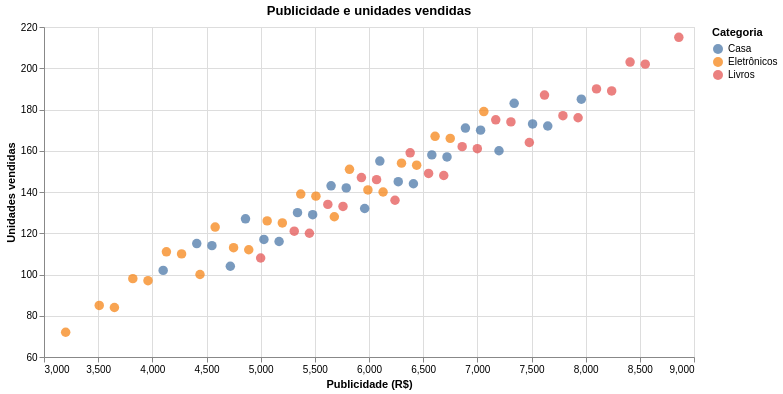

Notebook cell for this chart:
### Markdown cell above
## 5. Relação entre medidas — dispersão

A posição mostra duas medidas; cor e forma acrescentam categorias. O tamanho foi mantido constante para evitar informação redundante.

### Code cell
alt.Chart(vendas).mark_circle(size=90, opacity=0.75).encode(
    x=alt.X("publicidade:Q", title="Publicidade (R$)", scale=alt.Scale(zero=False)),
    y=alt.Y("unidades:Q", title="Unidades vendidas", scale=alt.Scale(zero=False)),
    color=alt.Color("categoria:N", title="Categoria"),
    shape=alt.Shape("regiao:N", title="Região"),
    tooltip=["mes:T", "categoria:N", "regiao:N", "publicidade:Q", "unidades:Q"]
).properties(width=650, height=330, title="Publicidade e unidades vendidas")

### Figure 1 — Vega-Lite specification as saved in the notebook (floating-point values rounded to 4 significant figures)
{"config": {"view": {"continuousWidth": 400, "continuousHeight": 300}}, "data": {"name": "data-6453d17de02e8fb99abd3918cc4fae13"}, "mark": {"type": "circle", "opacity": 0.75, "size": 90}, "encoding": {"color": {"field": "categoria", "title": "Categoria", "type": "nominal"}, "shape": {"field": "regiao", "title": "Região", "type": "nominal"}, "tooltip": [{"field": "mes", "type": "temporal"}, {"field": "categoria", "type": "nominal"}, {"field": "regiao", "type": "nominal"}, {"field": "publicidade", "type": "quantitative"}, {"field": "unidades", "type": "quantitative"}], "x": {"field": "publicidade", "scale": {"zero": false}, "title": "Publicidade (R$)", "type": "quantitative"}, "y": {"field": "unidades", "scale": {"zero": false}, "title": "Unidades vendidas", "type": "quantitative"}}, "height": 330, "title": "Publicidade e unidades vendidas", "width": 650, "$schema": "https://vega.github.io/schema/vega-lite/v4.17.0.json", "datasets": {"data-6453d17de02e8fb99abd3918cc4fae13": [{"mes": "2025-01-01T00:00:00", "categoria": "Eletrônicos", "regiao": "Sul", "unidades": 72, "receita": 23040, "publicidade": 3200, "avaliacao": 3.55}, {"mes": "2025-01-01T00:00:00", "categoria": "Eletrônicos", "regiao": "Sudeste", "unidades": 84, "receita": 26880, "publicidade": 3650, "avaliacao": 3.47}, {"mes": "2025-01-01T00:00:00", "categoria": "Casa", "regiao": "Sul", "unidades": 102, "receita": 14280, "publicidade": 4100, "avaliacao": 3.73}, {"mes": "2025-01-01T00:00:00", "categoria": "Casa", "regiao": "Sudeste", "unidades": 114, "receita": 15960, "publicidade": 4550, "avaliacao": 3.65}, {"mes": "2025-01-01T00:00:00", "categoria": "Livros", "regiao": "Sul", "unidades": 108, "receita": 5940, "publicidade": 5000, "avaliacao": 3.91}, {"mes": "2025-01-01T00:00:00", "categoria": "Livros", "regiao": "Sudeste", "unidades": 120, "receita": 6600, "publicidade": 5450, "avaliacao": 3.83}, {"mes": "2025-02-01T00:00:00", "categoria": "Eletrônicos", "regiao": "Sul", "unidades": 85, "receita": 27200, "publicidade": 3510, "avaliacao": 3.61}, {"mes": "2025-02-01T00:00:00", "categoria": "Eletrônicos", "regiao": "Sudeste", "unidades": 97, "receita": 31040, "publicidade": 3960, "avaliacao": 3.53}, {"mes": "2025-02-01T00:00:00", "categoria": "Casa", "regiao": "Sul", "unidades": 115, "receita": 16100, "publicidade": 4410, "avaliacao": 3.79}, {"mes": "2025-02-01T00:00:00", "categoria": "Casa", "regiao": "Sudeste", "unidades": 127, "receita": 17780, "publicidade": 4860, "avaliacao": 3.71}, {"mes": "2025-02-01T00:00:00", "categoria": "Livros", "regiao": "Sul", "unidades": 121, "receita": 6655, "publicidade": 5310, "avaliacao": 3.97}, {"mes": "2025-02-01T00:00:00", "categoria": "Livros", "regiao": "Sudeste", "unidades": 133, "receita": 7315, "publicidade": 5760, "avaliacao": 3.89}, {"mes": "2025-03-01T00:00:00", "categoria": "Eletrônicos", "regiao": "Sul", "unidades": 98, "receita": 31360, "publicidade": 3820, "avaliacao": 3.67}, {"mes": "2025-03-01T00:00:00", "categoria": "Eletrônicos", "regiao": "Sudeste", "unidades": 110, "receita": 35200, "publicidade": 4270, "avaliacao": 3.59}, {"mes": "2025-03-01T00:00:00", "categoria": "Casa", "regiao": "Sul", "unidades": 104, "receita": 14560, "publicidade": 4720, "avaliacao": 3.85}, {"mes": "2025-03-01T00:00:00", "categoria": "Casa", "regiao": "Sudeste", "unidades": 116, "receita": 16240, "publicidade": 5170, "avaliacao": 3.77}, {"mes": "2025-03-01T00:00:00", "categoria": "Livros", "regiao": "Sul", "unidades": 134, "receita": 7370, "publicidade": 5620, "avaliacao": 4.03}, {"mes": "2025-03-01T00:00:00", "categoria": "Livros", "regiao": "Sudeste", "unidades": 146, "receita": 8030, "publicidade": 6070, "avaliacao": 3.95}, {"mes": "2025-04-01T00:00:00", "categoria": "Eletrônicos", "regiao": "Sul", "unidades": 111, "receita": 35520, "publicidade": 4130, "avaliacao": 3.73}, {"mes": "2025-04-01T00:00:00", "categoria": "Eletrônicos", "regiao": "Sudeste", "unidades": 123, "receita": 39360, "publicidade": 4580, "avaliacao": 3.65}, {"mes": "2025-04-01T00:00:00", "categoria": "Casa", "regiao": "Sul", "unidades": 117, "receita": 16380, "publicidade": 5030, "avaliacao": 3.91}, {"mes": "2025-04-01T00:00:00", "categoria": "Casa", "regiao": "Sudeste", "unidades": 129, "receita": 18060, "publicidade": 5480, "avaliacao": 3.83}, {"mes": "2025-04-01T00:00:00", "categoria": "Livros", "regiao": "Sul", "unidades": 147, "receita": 8085, "publicidade": 5930, "avaliacao": 4.09}, {"mes": "2025-04-01T00:00:00", "categoria": "Livros", "regiao": "Sudeste", "unidades": 159, "receita": 8745, "publicidade": 6380, "avaliacao": 4.01}, {"mes": "2025-05-01T00:00:00", "categoria": "Eletrônicos", "regiao": "Sul", "unidades": 100, "receita": 32000, "publicidade": 4440, "avaliacao": 3.79}, {"mes": "2025-05-01T00:00:00", "categoria": "Eletrônicos", "regiao": "Sudeste", "unidades": 112, "receita": 35840, "publicidade": 4890, "avaliacao": 3.71}, {"mes": "2025-05-01T00:00:00", "categoria": "Casa", "regiao": "Sul", "unidades": 130, "receita": 18200, "publicidade": 5340, "avaliacao": 3.97}, {"mes": "2025-05-01T00:00:00", "categoria": "Casa", "regiao": "Sudeste", "unidades": 142, "receita": 19880, "publicidade": 5790, "avaliacao": 3.89}, {"mes": "2025-05-01T00:00:00", "categoria": "Livros", "regiao": "Sul", "unidades": 136, "receita": 7480, "publicidade": 6240, "avaliacao": 4.15}, {"mes": "2025-05-01T00:00:00", "categoria": "Livros", "regiao": "Sudeste", "unidades": 148, "receita": 8140, "publicidade": 6690, "avaliacao": 4.07}, {"mes": "2025-06-01T00:00:00", "categoria": "Eletrônicos", "regiao": "Sul", "unidades": 113, "receita": 36160, "publicidade": 4750, "avaliacao": 3.85}, {"mes": "2025-06-01T00:00:00", "categoria": "Eletrônicos", "regiao": "Sudeste", "unidades": 125, "receita": 40000, "publicidade": 5200, "avaliacao": 3.77}, {"mes": "2025-06-01T00:00:00", "categoria": "Casa", "regiao": "Sul", "unidades": 143, "receita": 20020, "publicidade": 5650, "avaliacao": 4.03}, {"mes": "2025-06-01T00:00:00", "categoria": "Casa", "regiao": "Sudeste", "unidades": 155, "receita": 21700, "publicidade": 6100, "avaliacao": 3.95}, {"mes": "2025-06-01T00:00:00", "categoria": "Livros", "regiao": "Sul", "unidades": 149, "receita": 8195, "publicidade": 6550, "avaliacao": 4.21}, {"mes": "2025-06-01T00:00:00", "categoria": "Livros", "regiao": "Sudeste", "unidades": 161, "receita": 8855, "publicidade": 7000, "avaliacao": 4.13}, {"mes": "2025-07-01T00:00:00", "categoria": "Eletrônicos", "regiao": "Sul", "unidades": 126, "receita": 40320, "publicidade": 5060, "avaliacao": 3.91}, {"mes": "2025-07-01T00:00:00", "categoria": "Eletrônicos", "regiao": "Sudeste", "unidades": 138, "receita": 44160, "publicidade": 5510, "avaliacao": 3.83}, {"mes": "2025-07-01T00:00:00", "categoria": "Casa", "regiao": "Sul", "unidades": 132, "receita": 18480, "publicidade": 5960, "avaliacao": 4.09}, {"mes": "2025-07-01T00:00:00", "categoria": "Casa", "regiao": "Sudeste", "unidades": 144, "receita": 20160, "publicidade": 6410, "avaliacao": 4.01}, {"mes": "2025-07-01T00:00:00", "categoria": "Livros", "regiao": "Sul", "unidades": 162, "receita": 8910, "publicidade": 6860, "avaliacao": 4.27}, {"mes": "2025-07-01T00:00:00", "categoria": "Livros", "regiao": "Sudeste", "unidades": 174, "receita": 9570, "publicidade": 7310, "avaliacao": 4.19}, {"mes": "2025-08-01T00:00:00", "categoria": "Eletrônicos", "regiao": "Sul", "unidades": 139, "receita": 44480, "publicidade": 5370, "avaliacao": 3.97}, {"mes": "2025-08-01T00:00:00", "categoria": "Eletrônicos", "regiao": "Sudeste", "unidades": 151, "receita": 48320, "publicidade": 5820, "avaliacao": 3.89}, {"mes": "2025-08-01T00:00:00", "categoria": "Casa", "regiao": "Sul", "unidades": 145, "receita": 20300, "publicidade": 6270, "avaliacao": 4.15}, {"mes": "2025-08-01T00:00:00", "categoria": "Casa", "regiao": "Sudeste", "unidades": 157, "receita": 21980, "publicidade": 6720, "avaliacao": 4.07}, {"mes": "2025-08-01T00:00:00", "categoria": "Livros", "regiao": "Sul", "unidades": 175, "receita": 9625, "publicidade": 7170, "avaliacao": 4.33}, {"mes": "2025-08-01T00:00:00", "categoria": "Livros", "regiao": "Sudeste", "unidades": 187, "receita": 10285, "publicidade": 7620, "avaliacao": 4.25}, {"mes": "2025-09-01T00:00:00", "categoria": "Eletrônicos", "regiao": "Sul", "unidades": 128, "receita": 40960, "publicidade": 5680, "avaliacao": 4.03}, {"mes": "2025-09-01T00:00:00", "categoria": "Eletrônicos", "regiao": "Sudeste", "unidades": 140, "receita": 44800, "publicidade": 6130, "avaliacao": 3.95}, {"mes": "2025-09-01T00:00:00", "categoria": "Casa", "regiao": "Sul", "unidades": 158, "receita": 22120, "publicidade": 6580, "avaliacao": 4.21}, {"mes": "2025-09-01T00:00:00", "categoria": "Casa", "regiao": "Sudeste", "unidades": 170, "receita": 23800, "publicidade": 7030, "avaliacao": 4.13}, {"mes": "2025-09-01T00:00:00", "categoria": "Livros", "regiao": "Sul", "unidades": 164, "receita": 9020, "publicidade": 7480, "avaliacao": 4.39}, {"mes": "2025-09-01T00:00:00", "categoria": "Livros", "regiao": "Sudeste", "unidades": 176, "receita": 9680, "publicidade": 7930, "avaliacao": 4.31}, {"mes": "2025-10-01T00:00:00", "categoria": "Eletrônicos", "regiao": "Sul", "unidades": 141, "receita": 45120, "publicidade": 5990, "avaliacao": 4.09}, {"mes": "2025-10-01T00:00:00", "categoria": "Eletrônicos", "regiao": "Sudeste", "unidades": 153, "receita": 48960, "publicidade": 6440, "avaliacao": 4.01}, {"mes": "2025-10-01T00:00:00", "categoria": "Casa", "regiao": "Sul", "unidades": 171, "receita": 23940, "publicidade": 6890, "avaliacao": 4.27}, {"mes": "2025-10-01T00:00:00", "categoria": "Casa", "regiao": "Sudeste", "unidades": 183, "receita": 25620, "publicidade": 7340, "avaliacao": 4.19}, {"mes": "2025-10-01T00:00:00", "categoria": "Livros", "regiao": "Sul", "unidades": 177, "receita": 9735, "publicidade": 7790, "avaliacao": 4.45}, {"mes": "2025-10-01T00:00:00", "categoria": "Livros", "regiao": "Sudeste", "unidades": 189, "receita": 10395, "publicidade": 8240, "avaliacao": 4.37}, {"mes": "2025-11-01T00:00:00", "categoria": "Eletrônicos", "regiao": "Sul", "unidades": 154, "receita": 49280, "publicidade": 6300, "avaliacao": 4.15}, {"mes": "2025-11-01T00:00:00", "categoria": "Eletrônicos", "regiao": "Sudeste", "unidades": 166, "receita": 53120, "publicidade": 6750, "avaliacao": 4.07}, {"mes": "2025-11-01T00:00:00", "categoria": "Casa", "regiao": "Sul", "unidades": 160, "receita": 22400, "publicidade": 7200, "avaliacao": 4.33}, {"mes": "2025-11-01T00:00:00", "categoria": "Casa", "regiao": "Sudeste", "unidades": 172, "receita": 24080, "publicidade": 7650, "avaliacao": 4.25}, {"mes": "2025-11-01T00:00:00", "categoria": "Livros", "regiao": "Sul", "unidades": 190, "receita": 10450, "publicidade": 8100, "avaliacao": 4.51}, {"mes": "2025-11-01T00:00:00", "categoria": "Livros", "regiao": "Sudeste", "unidades": 202, "receita": 11110, "publicidade": 8550, "avaliacao": 4.43}, {"mes": "2025-12-01T00:00:00", "categoria": "Eletrônicos", "regiao": "Sul", "unidades": 167, "receita": 53440, "publicidade": 6610, "avaliacao": 4.21}, {"mes": "2025-12-01T00:00:00", "categoria": "Eletrônicos", "regiao": "Sudeste", "unidades": 179, "receita": 57280, "publicidade": 7060, "avaliacao": 4.13}, {"mes": "2025-12-01T00:00:00", "categoria": "Casa", "regiao": "Sul", "unidades": 173, "receita": 24220, "publicidade": 7510, "avaliacao": 4.39}, {"mes": "2025-12-01T00:00:00", "categoria": "Casa", "regiao": "Sudeste", "unidades": 185, "receita": 25900, "publicidade": 7960, "avaliacao": 4.31}, {"mes": "2025-12-01T00:00:00", "categoria": "Livros", "regiao": "Sul", "unidades": 203, "receita": 11165, "publicidade": 8410, "avaliacao": 4.57}, {"mes": "2025-12-01T00:00:00", "categoria": "Livros", "regiao": "Sudeste", "unidades": 215, "receita": 11825, "publicidade": 8860, "avaliacao": 4.49}]}}
